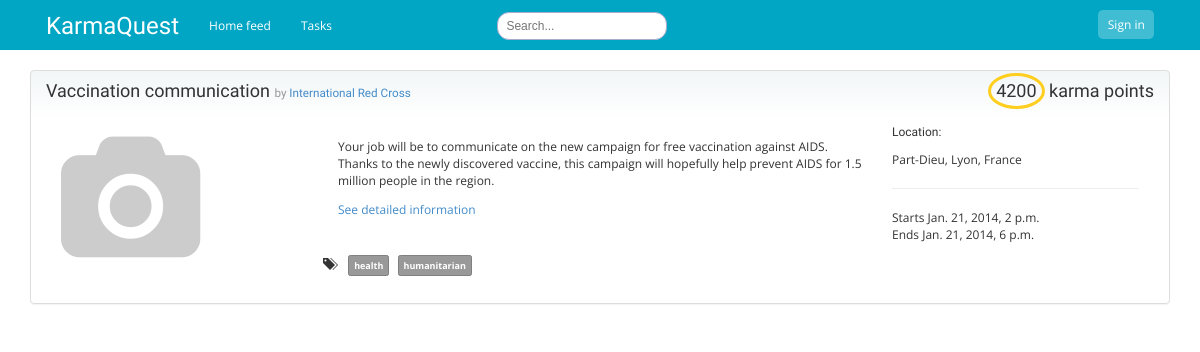
The page /tasks/ on the database as committed earlier.
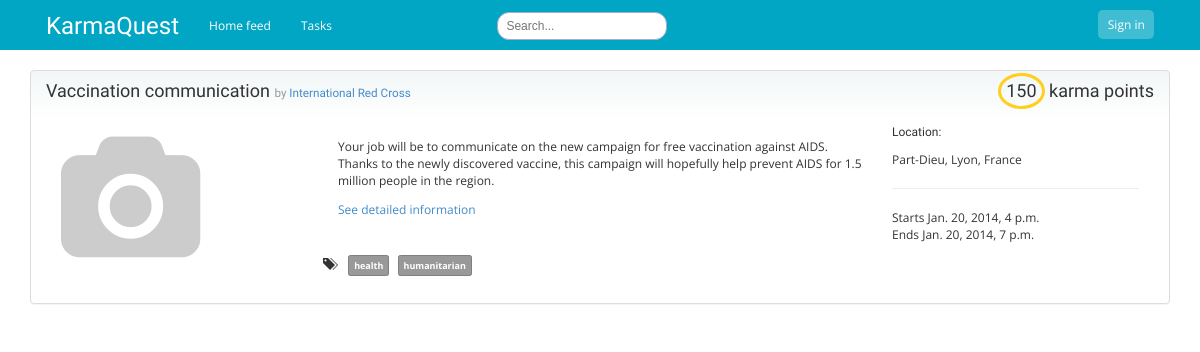
The same page on the database as committed later.
### tasks/models.py (models this page shows, shortened)
class Task(models.Model):
    organizer = models.ForeignKey(Organization)
    created_date = models.DateTimeField(auto_now_add=True)
    title = models.CharField(max_length=100)
    description = models.TextField()
    reward = models.PositiveIntegerField()
    location = models.CharField(max_length=200, default="")
    start_date = models.DateTimeField()
    end_date = models.DateTimeField()
    tags = models.ManyToManyField(Tag, blank=True, null=True)

class Organization(models.Model):
    name = models.CharField(max_length=100)
    logo = models.ImageField(upload_to='tasks/pictures', blank=True, null=True)
    mission_statement = models.TextField(max_length=255)
    description = models.TextField()
    location = models.CharField(max_length=200, default="")
    tags = models.ManyToManyField(Tag, null=True)

### tasks/views.py (the view)
class TaskListView(ListView):
    http_method_names = ['get']
    template_name = 'all_tasks.html'
    context_object_name = 'tasks'
    paginate_by = 30
    def get_queryset(self):
        tasks = Task.objects.filter(start_date__gt=datetime.date.today())
        return tasks.order_by('-start_date')
    def get_context_data(self, **kwargs):
        _super = super(TaskListView, self)
        context = _super.get_context_data(**kwargs)
        adjacent_pages = 2
        page_number = context['page_obj'].number
        num_pages = context['paginator'].num_pages
        startPage = max(page_number - adjacent_pages, 1)
        if startPage <= 3:
            startPage = 1
        endPage = page_number + adjacent_pages + 1
        if endPage >= num_pages - 1:
            endPage = num_pages + 1
        page_numbers = [n for n in range(startPage, endPage) \
                if n > 0 and n <= num_pages]
        context.update({
            'page_numbers': page_numbers,
            'show_first': 1 not in page_numbers,
            'show_last': num_pages not in page_numbers,
            })
        return context

### tasks/models.py (called while the page is built)
    def __unicode__(self):
        return self.title

### tasks/templates/all_tasks.html (shortened to what this page needs)
{% extends "base.html" %}
{% load staticfiles %}
{% block content %}
  {% include "list_tasks.html" with tasks=tasks %}
{% endblock %}

### tasks/templates/list_tasks.html (shortened to what this page needs)
{% for task in tasks %}
<div class="panel panel-default">
  <div class="panel-heading">
    <h3 class="panel-title">
      {{ task.title | truncatechars:50 }}
      <small>by <a href="{% url "tasks:org_detail" task.organizer.id %}">{{ task.organizer.name }}</a></small>
      <div class="pull-right"><span class="karma-points">{{ task.reward }}</span> karma points</div>
    </h3>
  </div>
  <div class="panel-body">
    <div class="col-md-3 col-sm-3">
      <ul class="list-unstyled">
        {% with task.picture_set.all as task_pictures %}
        {% if task_pictures %}
        {% for picture in task_pictures %}
        <li><img src="/{{ picture.image.url }}" style="width:100%;"></li>
        {% endfor %}
        {% else %}
        <li><i class="fa fa-camera" style="font-size:130px; color: #ccc;"></i></li>
        {% endif %}
        {% endwith %}
      </ul>
    </div>
    <div class="col-md-6 col-sm-6">
      <p>
        {{ task.description | truncatechars:400 }}
      </p>
      <a href="{% url "tasks:task_detail" task.id %}">See detailed information</a>
    </div>
    <div class="col-md-3 col-sm-3">
      <h4>Location:</h4>
      <p>{{ task.location | truncatechars:100 }}</p>
      <hr>
      <ul class="list-unstyled">
        <li>Starts {{ task.start_date }}</li>
        <li>Ends {{ task.end_date }}</li>
      </ul>
    </div>
    {% include "tags_list.html" with tags=task.tags.all %}
  </div>
</div>
{% endfor %}

### tasks/templates/tags_list.html
<ul class="list-inline tags">
  <span class="glyphicon glyphicon-tags"></span>
  {% for tag in tags %}
  <li class="label label-default">{{ tag }}</li>
  {% endfor %}
</ul>

Rows that differ between the two databases and show on the page:
changed Task "Vaccination communication": reward "4200" → "150"; start_date "Jan. 21, 2014, 2 p.m." → "Jan. 20, 2014, 4 p.m."; end_date "Jan. 21, 2014, 6 p.m." → "Jan. 20, 2014, 7 p.m."
